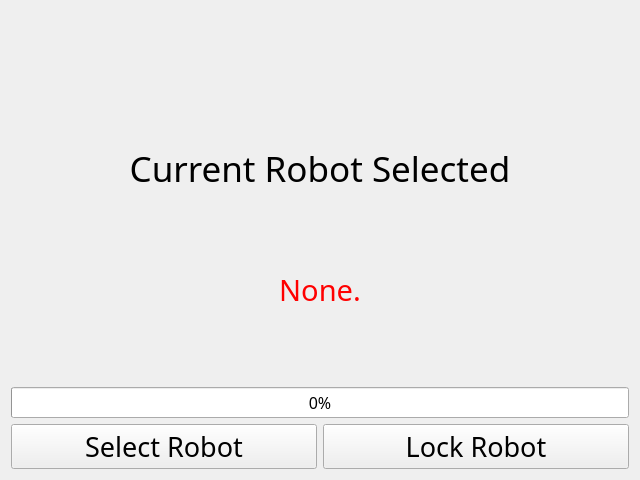
<?xml version="1.0" encoding="UTF-8"?>
<ui version="4.0">
 <class>atrlock</class>
 <widget class="QWidget" name="atrlock">
  <property name="geometry">
   <rect>
    <x>0</x>
    <y>0</y>
    <width>640</width>
    <height>480</height>
   </rect>
  </property>
  <property name="font">
   <font>
    <family>ROG Fonts v1.6</family>
   </font>
  </property>
  <property name="windowTitle">
   <string>ATRLock</string>
  </property>
  <layout class="QVBoxLayout" name="verticalLayout">
   <item>
    <widget class="QLabel" name="label">
     <property name="font">
      <font>
       <pointsize>26</pointsize>
      </font>
     </property>
     <property name="text">
      <string>Current Robot Selected</string>
     </property>
     <property name="alignment">
      <set>Qt::AlignBottom|Qt::AlignHCenter</set>
     </property>
    </widget>
   </item>
   <item>
    <widget class="QLabel" name="rob_name">
     <property name="font">
      <font>
       <family>ROG Fonts v1.6</family>
       <pointsize>22</pointsize>
      </font>
     </property>
     <property name="styleSheet">
      <string notr="true">color: red;</string>
     </property>
     <property name="text">
      <string>None.</string>
     </property>
     <property name="alignment">
      <set>Qt::AlignCenter</set>
     </property>
    </widget>
   </item>
   <item>
    <widget class="QProgressBar" name="progressBar">
     <property name="font">
      <font>
       <pointsize>12</pointsize>
      </font>
     </property>
     <property name="value">
      <number>0</number>
     </property>
    </widget>
   </item>
   <item>
    <layout class="QHBoxLayout" name="horizontalLayout">
     <item>
      <widget class="QPushButton" name="selectRobot">
       <property name="font">
        <font>
         <pointsize>20</pointsize>
        </font>
       </property>
       <property name="text">
        <string>Select Robot</string>
       </property>
      </widget>
     </item>
     <item>
      <widget class="QPushButton" name="lockRobot">
       <property name="font">
        <font>
         <pointsize>20</pointsize>
        </font>
       </property>
       <property name="text">
        <string>Lock Robot</string>
       </property>
      </widget>
     </item>
    </layout>
   </item>
  </layout>
 </widget>
 <resources/>
 <connections/>
</ui>
